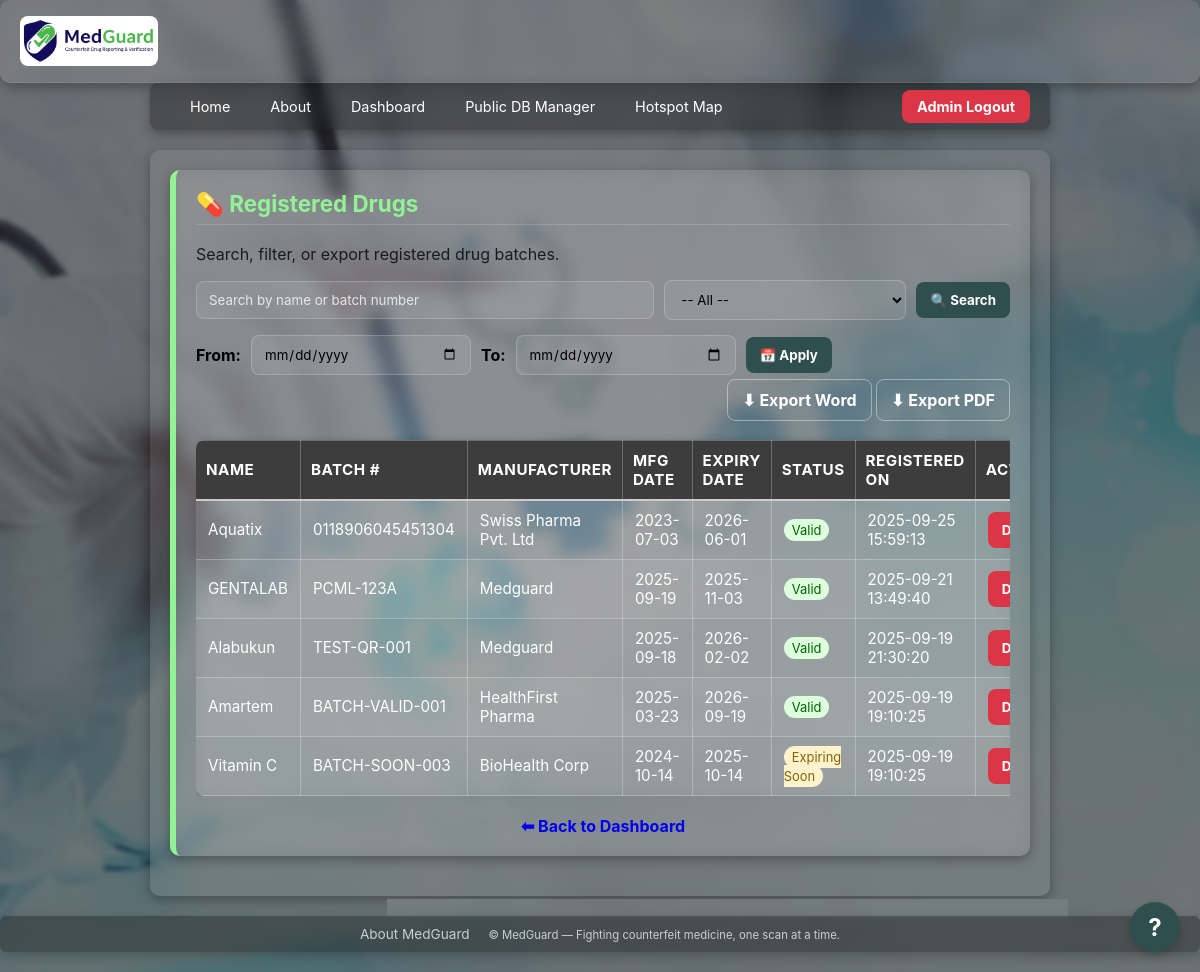
The page /admin/drugs (signed in) on the database its author committed.
### tables this page shows
CREATE TABLE drugs (
            id INTEGER PRIMARY KEY AUTOINCREMENT,
            name TEXT NOT NULL,
            batch_number TEXT UNIQUE NOT NULL,
            mfg_date TEXT NOT NULL,
            expiry_date TEXT NOT NULL,
            manufacturer TEXT NOT NULL,
            created_at TEXT DEFAULT (datetime('now'))
        );

### backend/routes/admin.py (the view)
@admin_bp.get("/drugs")
def admin_drugs():
    if not session.get("admin_id"):
        return redirect(url_for("admin_login"))
    try:
        conn = get_db()
        search = request.args.get("search", "").strip()
        status = request.args.get("status", "").strip()
        start = request.args.get("start", "").strip()
        end = request.args.get("end", "").strip()
        page = int(request.args.get("page", 1))
        per_page = 20
        offset = (page - 1) * per_page
        base_query = "FROM drugs WHERE 1=1"
        params = []
        if search:
            base_query += " AND (name LIKE ? OR batch_number LIKE ?)"
            params.extend([f"%{search}%", f"%{search}%"])
        if status == "valid":
            base_query += " AND date(expiry_date) >= date('now','localtime')"
        elif status == "expired":
            base_query += " AND date(expiry_date) < date('now','localtime')"
        elif status == "soon":
            base_query += " AND date(expiry_date) BETWEEN date('now','localtime') AND date('now','+30 day','localtime')"
        if start and end:
            base_query += " AND date(created_at) BETWEEN date(?) AND date(?)"
            params.extend([start, end])
        total = conn.execute(f"SELECT COUNT(*) {base_query}", params).fetchone()[0]
        rows = conn.execute(f"""
            SELECT id, name, batch_number, manufacturer, mfg_date, expiry_date, created_at
            {base_query}
            ORDER BY created_at DESC
            LIMIT ? OFFSET ?
        """, params + [per_page, offset]).fetchall()
        total_pages = (total + per_page - 1) // per_page
        return render_template(
            "admin_drugs.html",
            drugs=rows,
            search=search,
            status=status,
            start=start,
            end=end,
            current_date=date.today().isoformat(),
            soon_date=(date.today() + timedelta(days=30)).isoformat(),
            page=page,
            total_pages=total_pages
        )
    except Exception as e:
        print("Error in /drugs:", e)
        traceback.print_exc()
        return jsonify({"error": f"Server error: {str(e)}"}), 500

### backend/database.py (called while the page is built)
def get_db():
    if "db" not in g:
        conn = sqlite3.connect(
            cfg.DB_PATH,
            detect_types=sqlite3.PARSE_DECLTYPES,
            timeout=10
        )
        conn.row_factory = sqlite3.Row
        conn.execute("PRAGMA journal_mode=WAL;")
        g.db = conn
    return g.db

### frontend/templates/admin_drugs.html (shortened to what this page needs)
{% extends "base.html" %}
{% block content %}
<div class="panel" style="color:#000;">
  <h2>💊 Registered Drugs</h2>
  <p style="opacity:0.8;">Search, filter, or export registered drug batches.</p>
  <form method="get" action="{{ url_for('admin_api.admin_drugs') }}" class="filter-form">
    <input type="text" name="search" value="{{ search }}" placeholder="Search by name or batch number" class="input" style="flex:2; min-width:200px; color:#000;">
    <select name="status" class="input" style="flex:1; min-width:150px; color:#000;">
      <option value="">-- All --</option>
    </select>
    <button type="submit" class="btn btn-yellow">🔍 Search</button>
  </form>
  <form method="get" action="{{ url_for('admin_api.admin_drugs') }}" class="filter-form">
    <label for="start" style="font-weight:bold;">From:</label>
    <input type="date" id="start" name="start" value="{{ start }}" class="input" style="color:#000;">
    <label for="end" style="font-weight:bold;">To:</label>
    <input type="date" id="end" name="end" value="{{ end }}" class="input" style="color:#000;">
    <button type="submit" class="btn btn-yellow">📅 Apply</button>
  </form>
  <div class="export-links">
    <a href="{{ url_for('admin_api.export_drugs_word', search=search, status=status, start=start, end=end) }}" class="btn btn-outline">⬇ Export Word</a>
    <a href="{{ url_for('admin_api.export_drugs_pdf', search=search, status=status, start=start, end=end) }}" class="btn btn-outline">⬇ Export PDF</a>
  </div>
  <div style="overflow-x: auto; -webkit-overflow-scrolling: touch;">
    <table class="table" id="drugs-table" style="width:100%; border-collapse: collapse; margin-top:15px; color:#000;">
      <thead style="background:#f4f4f4;">
        <tr>
          <th style="padding:10px; border-bottom:2px solid #ccc; text-align:left;">Name</th>
          <th style="padding:10px; border-bottom:2px solid #ccc; text-align:left;">Batch #</th>
          <th style="padding:10px; border-bottom:2px solid #ccc; text-align:left;">Manufacturer</th>
          <th style="padding:10px; border-bottom:2px solid #ccc; text-align:left;">Mfg Date</th>
          <th style="padding:10px; border-bottom:2px solid #ccc; text-align:left;">Expiry Date</th>
          <th style="padding:10px; border-bottom:2px solid #ccc; text-align:left;">Status</th>
          <th style="padding:10px; border-bottom:2px solid #ccc; text-align:left;">Registered On</th>
          <th style="padding:10px; border-bottom:2px solid #ccc; text-align:left;">Actions</th>
        </tr>
      </thead>
      <tbody>
        {% for drug in drugs %}
        <tr style="border-bottom:1px solid #eee;">
          <td data-label="Name">{{ drug.name }}</td>
          <td data-label="Batch #">{{ drug.batch_number }}</td>
          <td data-label="Manufacturer">{{ drug.manufacturer }}</td>
          <td data-label="Mfg Date">{{ drug.mfg_date }}</td>
          <td data-label="Expiry Date">{{ drug.expiry_date }}</td>
          <td data-label="Status">
            {% if drug.expiry_date < current_date %}
              <span style="background:#ffdddd; color:#a00; padding:3px 8px; border-radius:12px; font-size:0.85em;">Expired</span>
            {% elif drug.expiry_date <= soon_date %}
              <span style="background:#fff3cd; color:#856404; padding:3px 8px; border-radius:12px; font-size:0.85em;">Expiring Soon</span>
            {% else %}
              <span style="background:#ddffdd; color:#060; padding:3px 8px; border-radius:12px; font-size:0.85em;">Valid</span>
            {% endif %}
          </td>
          <td data-label="Registered On">{{ drug.created_at }}</td>
          <td data-label="Actions">
              <button class="btn delete-btn" data-id="{{ drug.id }}" data-name="{{ drug.name }}">Delete</button>
          </td>
        </tr>
        {% else %}
        <tr>
          <td colspan="8" style="padding:12px; text-align:center; color:#777;">No drugs found.</td>
        </tr>
        {% endfor %}
      </tbody>
    </table>
  </div>
  <div style="margin-top:20px; text-align:center;">
    <a href="{{ url_for('admin_api.admin_dashboard') }}" class="btn">⬅ Back to Dashboard</a>
  </div>
</div>
{% endblock %}

### frontend/templates/base.html (shortened to what this page needs)
<!DOCTYPE html>
<html lang="en">
  <head>
    <link
      rel="stylesheet"
      href="{{ url_for('static', filename='styles.css') }}"
    />
  </head>
  <body>
    <header class="mg-header">
      <div class="brand-container">
        <img
          src="{{ url_for('static', filename='images/logo.png') }}"
          alt="MedGuard Logo"
          style="height: 50px; border-radius: 8px"
        />
      </div>
    </header>
    <nav class="navbar container">
      <ul class="nav-list">
        <div class="nav-left">
          <li class="nav-item"><a href="{{ url_for('root') }}">Home</a></li>
          <li class="nav-item">
            <a href="{{ url_for('about_page') }}">About</a>
          </li>
           {% if session.admin_id %}
          <li class="nav-item">
            <a href="{{ url_for('admin_api.admin_dashboard') }}">Dashboard</a>
          </li>
          <li class="nav-item">
            <a href="{{ url_for('admin_api.public_db_manager_page') }}"
              >Public DB Manager</a
            >
          </li>
          <li class="nav-item">
            <a href="{{ url_for('admin_api.hotspot_map_page') }}"
              >Hotspot Map</a
            >
          </li>
          {% endif %}
        </div>
        <div class="nav-right">
          {% if session.admin_id %}
          <li class="nav-item">
            <form
              action="{{ url_for('admin_logout') }}"
              method="post"
              style="margin: 0"
            >
              <button
                type="submit"
                class="btn"
                style="background: #dc3545; color: white; width: 100%"
              >
                Admin Logout
              </button>
            </form>
          </li>
          {% endif %}
        </div>
      </ul>
    </nav>
    <main class="container">{% block content %}{% endblock %}</main>
    <footer class="mg-footer">
      <a
        href="{{ url_for('about_page') }}"
        style="color: #eee; text-decoration: none; margin-right: 15px"
        >About MedGuard</a
      >
      <small
        >© MedGuard — Fighting counterfeit medicine, one scan at a time.</small
      >
    </footer>
    <button id="chat-toggle-btn">?</button>
  </body>
</html>

### frontend/static/styles.css (style rules this page uses)
:root { --mg-green: #2f4f4f; --mg-yellow: #92f394; --mg-white: #ffffff; --mg-red: #b45e19; --mg-success: #28a745; }
* { box-sizing: border-box; font-family: Inter, system-ui, -apple-system, Segoe UI, Roboto, Arial, sans-serif; }
body { margin: 0; background: var(--mg-green); color: var(--mg-white); }
.mg-header { display: flex; align-items: center; justify-content: space-between; gap: 12px; padding: 16px 20px; border-bottom: 1px solid rgba(255, 255, 255, 0.1); }
.container { padding: 20px; max-width: 900px; margin: 0 auto; }
.panel { background: rgba(255, 255, 255, 0.05); border-radius: 12px; padding: 20px; margin-bottom: 20px; box-shadow: 0 4px 12px rgba(0, 0, 0, 0.15); border-left: 6px solid var(--mg-yellow); }
.panel h2 { margin-top: 0; color: var(--mg-yellow); font-size: 1.4rem; border-bottom: 1px solid rgba(255, 255, 255, 0.15); padding-bottom: 6px; }
.input { padding: 10px 12px; border-radius: 8px; border: 1px solid rgba(255, 255, 255, 0.2); background: rgba(255, 255, 255, 0.08); color: var(--mg-white); min-width: 220px; }
.input::placeholder { color: #e7e7e7; }
.btn { cursor: pointer; border: none; border-radius: 8px; padding: 10px 14px; font-weight: 700; transition: all 0.2s ease; text-decoration: none !important; }
a.btn { text-decoration: none !important; }
.btn-yellow { background: var(--mg-green); color: #fff; }
.btn-outline { background: transparent; color: var(--mg-white); border: 1px solid rgba(255, 255, 255, 0.4); }
.navbar { padding: 0; position: relative; z-index: 1000; }
.nav-list { list-style: none; padding: 0; margin: 0; display: flex; align-items: center; justify-content: space-between; }
.nav-item a, .nav-item .btn { color: white; text-decoration: none; padding: 10px 15px; display: block; transition: background 0.2s; font-size: 0.9rem; }
.mg-footer { padding: 20px; text-align: center; opacity: 0.75; }
.table { width: 100%; border-collapse: collapse; margin-top: 10px; font-size: 0.95em; background: rgba(255, 255, 255, 0.08); backdrop-filter: blur(8px); border-radius: 8px; overflow: hidden; box-shadow: 0 2px 8px rgba(0, 0, 0, 0.25); }
.table th, .table td { border: 1px solid rgba(255, 255, 255, 0.25); padding: 10px 12px; text-align: left; color: var(--mg-white); }
.table th { background: rgba(0, 0, 0, 0.75); font-weight: bold; text-transform: uppercase; letter-spacing: 0.5px; border-bottom: 2px solid var(--mg-yellow); }
.table th:first-child, .table td:first-child { border-left: none; }
.table th:last-child, .table td:last-child { border-right: none; }
.table tr:nth-child(even) { background: rgba(255, 255, 255, 0.05); }

### frontend/templates/admin_drugs.html (style rules this page uses)
.filter-form { margin-bottom: 15px; display: flex; gap: 10px; flex-wrap: wrap; align-items: center; }
.export-links { margin-bottom: 15px; text-align: right; }
.delete-btn { background-color: #dc3545; color: white; border: none; }

### rows shown on the page
drugs: name "Aquatix", batch_number "0118906045451304", manufacturer "Swiss Pharma Pvt. Ltd", mfg_date "2023-07-03", expiry_date "2026-06-01", shows "Valid", created_at "2025-09-25 15:59:13"
drugs: name "GENTALAB", batch_number "PCML-123A", manufacturer "Medguard", mfg_date "2025-09-19", expiry_date "2025-11-03", shows "Valid", created_at "2025-09-21 13:49:40"
drugs: name "Alabukun", batch_number "TEST-QR-001", manufacturer "Medguard", mfg_date "2025-09-18", expiry_date "2026-02-02", shows "Valid", created_at "2025-09-19 21:30:20"
drugs: name "Amartem", batch_number "BATCH-VALID-001", manufacturer "HealthFirst Pharma", mfg_date "2025-03-23", expiry_date "2026-09-19", shows "Valid", created_at "2025-09-19 19:10:25"
drugs: name "Vitamin C", batch_number "BATCH-SOON-003", manufacturer "BioHealth Corp", mfg_date "2024-10-14", expiry_date "2025-10-14", shows "Expiring Soon", created_at "2025-09-19 19:10:25"
